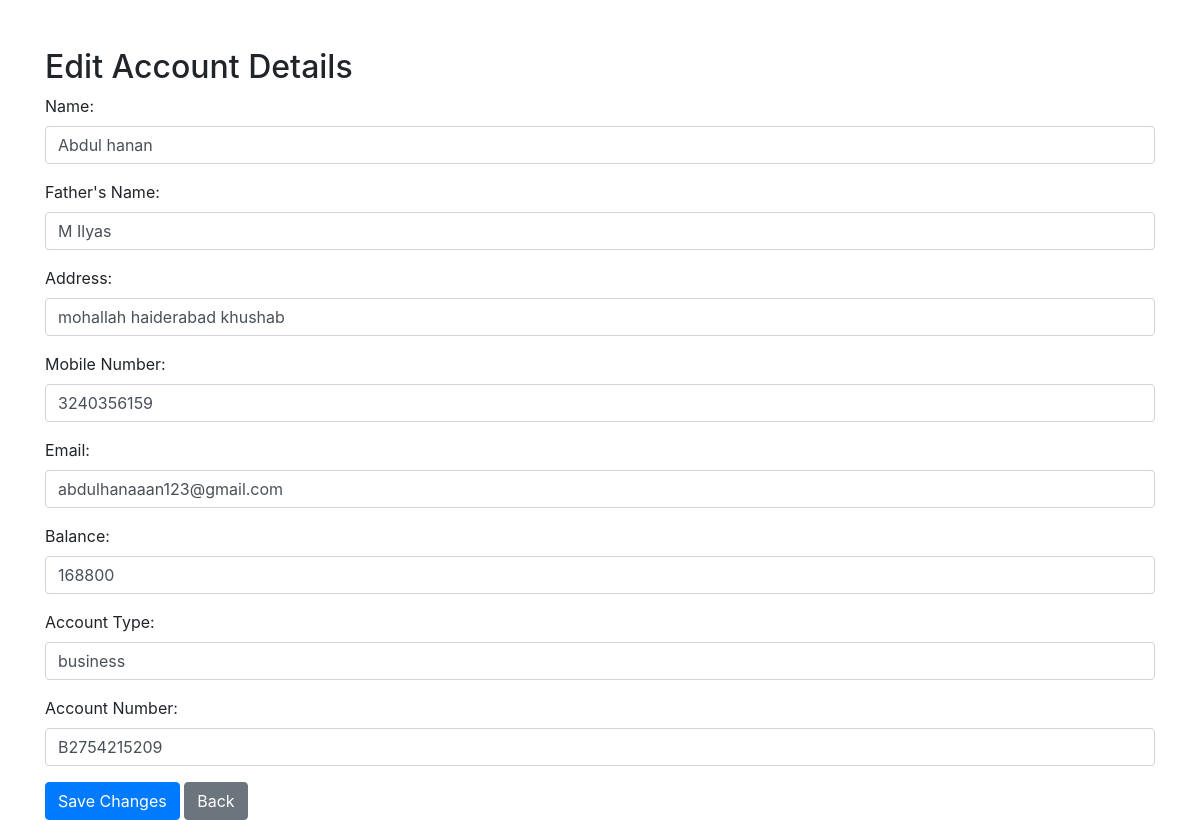
Screenshot of /edit_account.php (signed in) with the database file from the repository.
### tables this page shows
CREATE TABLE `users` (
  `id` int(11) NOT NULL,
  `name` varchar(255) NOT NULL,
  `father_name` varchar(255) NOT NULL,
  `address` text NOT NULL,
  `mobile_number` varchar(20) NOT NULL,
  `email` varchar(255) NOT NULL,
  `password` varchar(255) NOT NULL,
  `balance` double NOT NULL DEFAULT 0,
  `account_type` varchar(50) NOT NULL,
  `account_number` varchar(50) NOT NULL,
  `bank_name` varchar(255) NOT NULL,
  `created_at` timestamp NOT NULL DEFAULT current_timestamp()
);

### edit_account.php (the view, shortened to what this page needs)
<?php
include "db_connection.php";
$email = $_SESSION['email'];
$stmt = $conn->prepare("SELECT id, name, father_name, address, mobile_number, email, balance, account_type, account_number FROM users WHERE email = ?");
$stmt->bind_param("s", $email);
$stmt->execute();
$result = $stmt->get_result();
$user = $result->fetch_assoc();
?>
<!DOCTYPE html>
<html lang="en">
<head>
    <link href="https://stackpath.bootstrapcdn.com/bootstrap/4.5.2/css/bootstrap.min.css" rel="stylesheet">
</head>
<body>
    <div class="container mt-5">
        <h2>Edit Account Details</h2>
        <form method="post" action="edit_account.php" class="needs-validation" novalidate>
            <div class="form-group">
                <label for="name">Name:</label>
                <input type="text" class="form-control" id="name" name="name" value="<?php echo htmlspecialchars($user['name'] ?? ''); ?>" required>
            </div>
            <div class="form-group">
                <label for="father_name">Father's Name:</label>
                <input type="text" class="form-control" id="father_name" name="father_name" value="<?php echo htmlspecialchars($user['father_name'] ?? ''); ?>" required>
            </div>
            <div class="form-group">
                <label for="address">Address:</label>
                <input type="text" class="form-control" id="address" name="address" value="<?php echo htmlspecialchars($user['address'] ?? ''); ?>" required>
            </div>
            <div class="form-group">
                <label for="mobile_number">Mobile Number:</label>
                <input type="text" class="form-control" id="mobile_number" name="mobile_number" value="<?php echo htmlspecialchars($user['mobile_number'] ?? ''); ?>" required>
            </div>
            <div class="form-group">
                <label for="email">Email:</label>
                <input type="email" class="form-control" id="email" name="email" value="<?php echo htmlspecialchars($user['email'] ?? ''); ?>" required>
            </div>
            <div class="form-group">
                <label for="balance">Balance:</label>
                <input type="text" class="form-control" id="balance" name="balance" value="<?php echo htmlspecialchars($user['balance'] ?? ''); ?>" required>
            </div>
            <div class="form-group">
                <label for="account_type">Account Type:</label>
                <input type="text" class="form-control" id="account_type" name="account_type" value="<?php echo htmlspecialchars($user['account_type'] ?? ''); ?>" required>
            </div>
            <div class="form-group">
                <label for="account_number">Account Number:</label>
                <input type="text" class="form-control" id="account_number" name="account_number" value="<?php echo htmlspecialchars($user['account_number'] ?? ''); ?>" required>
            </div>
            <div class="button-container">
                <button type="submit" class="btn btn-primary">Save Changes</button>
                <a href="account_management.php" class="btn btn-secondary">Back</a>
            </div>
        </form>
    </div>
</body>
</html>

### rows the page displays
users: name "Abdul hanan", father_name "M Ilyas", address "mohallah haiderabad khushab", mobile_number "3240356159", email "abdulhanaaan123@gmail.com", balance "168800", account_type "business", account_number "B2754215209"
